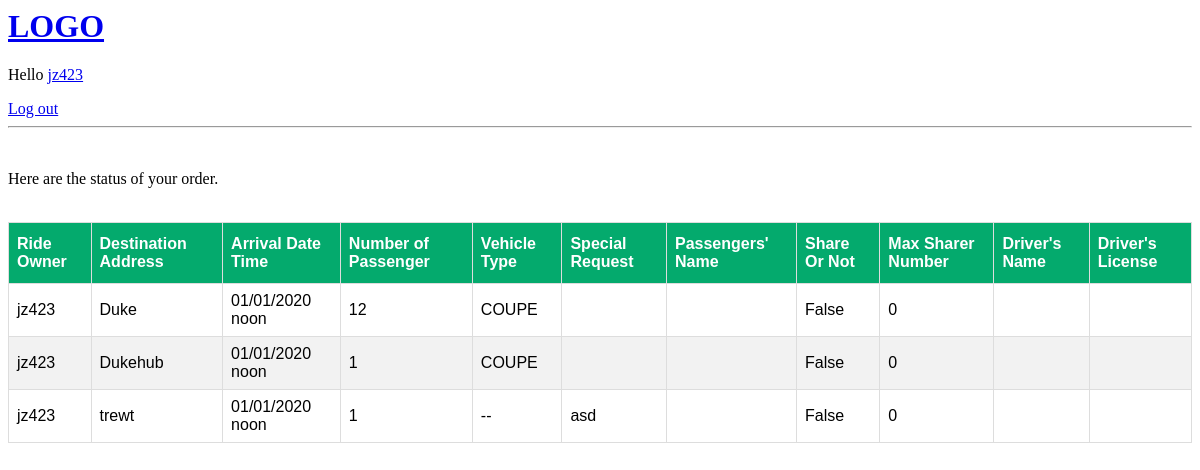
Page /user/owner/history/ (signed in) on the committed database.
### user/models.py (models this page shows, shortened)
class Owner(models.Model):
    owner = models.ForeignKey(User, on_delete=models.CASCADE)
    Destination_Address = models.CharField(max_length=100)
    Arrival_Date_Time = models.DateTimeField(help_text='Format: 2020-01-01 12:00')
    Number_of_Passenger = models.PositiveIntegerField(default=1)
    Vehicle_Type = models.CharField(max_length=20, choices=TYPE_CHOICES, default='--')
    Special_Request = models.CharField(max_length=400, blank=True)
    Share_Or_Not = models.BooleanField()
    Max_Share_Num = models.PositiveIntegerField(help_text='If you do not want to share please choose 0', default=0)
    Status = models.CharField(default='Ongoing', max_length=20)
    Sharers_Name = models.CharField(default='', max_length=50, blank=True)
    Driver_Name = models.CharField(default='', max_length=50, blank=True)
    Driver_License = models.CharField(default='', max_length=50, blank=True)

### user/views.py (the view)
# urls.py: path('owner/history/', OwnerListView.as_view(), name='OwnerListView'),
class OwnerListView(ListView):
    template_name = 'user/owner_list.html'
    def get_queryset(self):
        return Owner.objects.filter(owner=self.request.user).order_by('Arrival_Date_Time')

### user/templates/user/owner_list.html (shortened to what this page needs)
{%extends 'main.html'%}
{% load mathfilters %}
{%block content%}
<br>
    <p>
        Here are the status of your order.
    </p>
<br>
<table id="customers">
    <thead>
    <tr>
        <th>Ride Owner</th>
        <th>Destination Address</th>
        <th>Arrival Date Time</th>
        <th>Number of Passenger</th>
        <th>Vehicle Type</th>
        <th>Special Request</th>
        <th>Passengers' Name</th>
        <th>Share Or Not</th>
        <th>Max Sharer Number</th>
        <th>Driver's Name</th>
        <th>Driver's License</th>
    </tr>
    </thead>
    <tbody>
    {% for ride in object_list %}
    <tr>
    <td>{{ ride.owner.username }}</td>
    <td>{{ ride.Destination_Address }}</td>
    <td>{{ ride.Arrival_Date_Time|date:"m/d/Y P" }}</td>
    <td>{{ ride.Number_of_Passenger }}</td>
    <td>{{ ride.Vehicle_Type }}</td>
    <td>{{ ride.Special_Request }}</td>
    <td>{{ ride.Sharers_Name }}</td>
    <td>{{ ride.Share_Or_Not }}</td>
    <td>{{ ride.Max_Share_Num }}</td>
    <td>{{ ride.Driver_Name }}</td>
    <td>{{ ride.Driver_License }}</td>
    </tr>
    {% endfor %}
    </tbody>
</table>
{% endblock %}

### templates/navBar.html
<a href="/">
    <h1>LOGO</h1>
</a>
{% if request.user.is_authenticated %}
<p>Hello <a href="{% url 'UserHome' %}">{{request.user}}</a></p>
<a href="{% url 'logout' %}">Log out</a>
{% else %}
<a href="{%url 'login'%}">Log in</a>
{% endif %}
<hr>

### user/templates/user/owner_list.html (style rules this page uses)
#customers { font-family: Arial, Helvetica, sans-serif; border-collapse: collapse; width: 100%; }
#customers td, #customers th { border: 1px solid #ddd; padding: 8px; }
#customers tr:nth-child(even) { background-color: #f2f2f2; }
#customers th { padding-top: 12px; padding-bottom: 12px; text-align: left; background-color: #04AA6D; color: white; }

### rows in the picture
Owner: owner.username "jz423", Destination_Address "Duke", Arrival_Date_Time "01/01/2020 noon", Number_of_Passenger "12", Vehicle_Type "COUPE", Share_Or_Not "False", Max_Share_Num "0"
Owner: owner.username "jz423", Destination_Address "Dukehub", Arrival_Date_Time "01/01/2020 noon", Number_of_Passenger "1", Vehicle_Type "COUPE", Share_Or_Not "False", Max_Share_Num "0"
Owner: owner.username "jz423", Destination_Address "trewt", Arrival_Date_Time "01/01/2020 noon", Number_of_Passenger "1", Vehicle_Type "--", Special_Request "asd", Share_Or_Not "False", Max_Share_Num "0"

### other values in the picture
{{ request.user }} "jz423"
